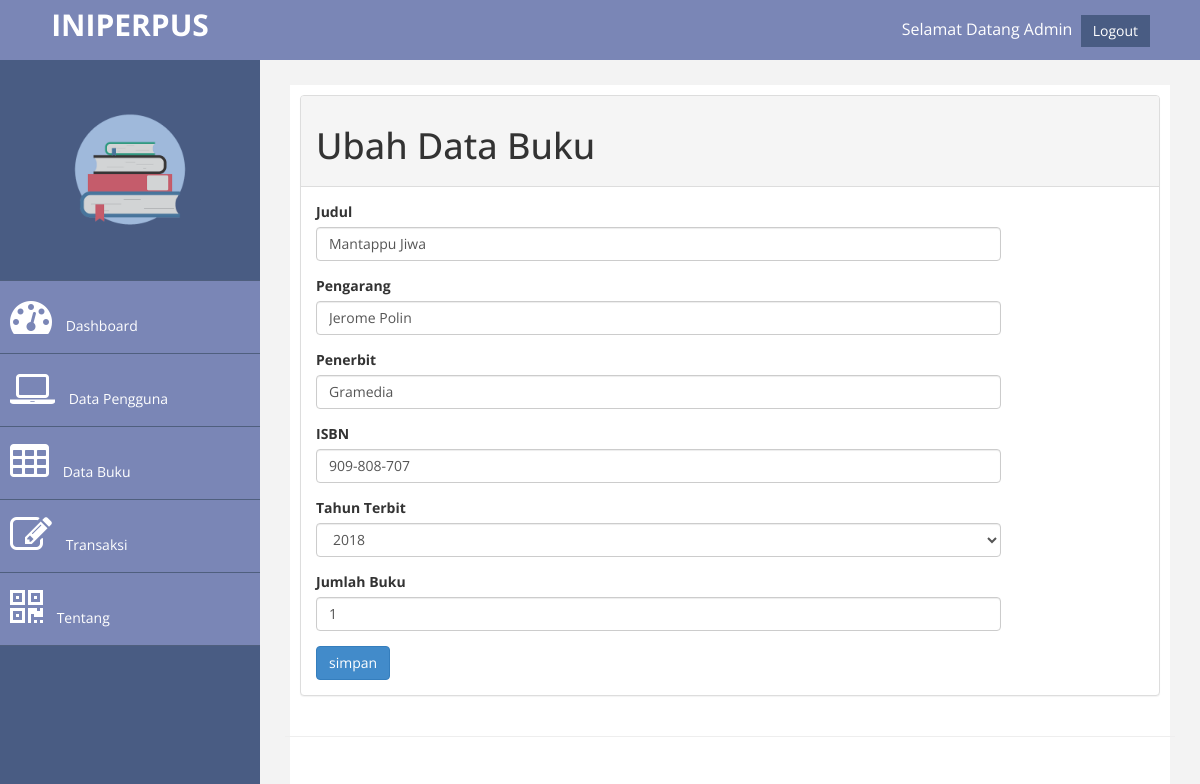
The page /admin.php?page=buku&aksi=ubah&id=19 (signed in) on the database its author committed.
### tables this page shows
CREATE TABLE `buku` (
  `id` int(9) NOT NULL,
  `judul` varchar(200) NOT NULL,
  `pengarang` varchar(200) NOT NULL,
  `penerbit` varchar(200) NOT NULL,
  `tahun_terbit` varchar(4) NOT NULL,
  `isbn` varchar(25) NOT NULL,
  `jumlah_buku` int(10) NOT NULL
);

### page/buku/ubah.php (the view, shortened to what this page needs)
<?php
     $id = $_GET['id'];
     $sql = $koneksi->query("select * from buku where id='$id'");
     $tampil = $sql->fetch_assoc();
     $tahun2 = $tampil['tahun_terbit'];
 ?>
<div class="panel panel-default">
                       <div class="panel-heading">
                       	<h1>Ubah Data Buku</h1>
                       </div>
<div class="panel-body">
                           <div class="row">
                               <div class="col-md-10">
                                   <form method="post">
                                       <div class="form-group">
                                           <label >Judul</label>
                                           <input class="form-control" name="judul" value="<?php echo $tampil['judul'];?>"/>
                                       </div>
                                       <div class="form-group">
                                           <label>Pengarang</label>
                                           <input class="form-control" name="pengarang" value="<?php echo $tampil['pengarang'];?>"/>
                                       </div>
									                    <div class="form-group">
                                           <label>Penerbit</label>
                                           <input class="form-control" name="penerbit" value="<?php echo $tampil['penerbit'];?>" />
                                       </div>
                                        <div class="form-group">
                                           <label>ISBN</label>
                                           <input class="form-control" name="isbn"  value="<?php echo $tampil['isbn'];?>"/>
                                       </div>
                                       <div class="form-group">
                                           <label>Tahun Terbit</label>
                                           <select class="form-control" name="tahun">
                                             <?php
                                             $tahun = date("Y");
                                             for ($i=$tahun-25; $i <= $tahun;  $i++) {
                                               if ($i==$tahun2)  {
                                               echo'<option value="'.$i.'" selected>'.$i.'</option>';
                                               }else{
                                             	echo'<option value="'.$i.'">'.$i.'</option>';
                                               }
                                             }
                                              ?>
                                           </select>
                                       </div>
                                       <div class="form-group">
                                           <label>Jumlah Buku</label>
                                           <input class="form-control" name="jumlah_buku"  value="<?php echo $tampil['jumlah_buku'];?>"/>
                                       </div>
							<input type="submit" name="simpan" value="simpan" class="btn btn-primary">
                               </div>
                            </div>
                       </div>
                   </div>

### assets/css/custom.css (style rules this page uses)
body { font-family: 'Open Sans', sans-serif; background-image: url("assets/images/Buku-2.jpg"); }

### rows shown on the page
buku: judul "Mantappu Jiwa", pengarang "Jerome Polin", penerbit "Gramedia", isbn "909-808-707", tahun "2018", jumlah_buku "1"
